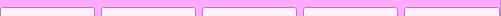
  <widget class="QFrame" name="frm4">
   <property name="geometry">
    <rect>
     <x>20</x>
     <y>610</y>
     <width>501</width>
     <height>16</height>
    </rect>
   </property>
   <property name="contextMenuPolicy">
    <enum>Qt::NoContextMenu</enum>
   </property>
   <property name="autoFillBackground">
    <bool>false</bool>
   </property>
   <property name="styleSheet">
    <string notr="true">background-color :rgb(255, 170, 255);
font-color:(255, 255, 0);
</string>
   </property>
   <property name="frameShape">
    <enum>QFrame::StyledPanel</enum>
   </property>
   <property name="frameShadow">
    <enum>QFrame::Raised</enum>
   </property>
   <widget class="QWidget" name="gridLayoutWidget_6">
    <property name="geometry">
     <rect>
      <x>0</x>
      <y>0</y>
      <width>500</width>
      <height>352</height>
     </rect>
    </property>
    <layout class="QGridLayout" name="gridLayout_6">
     <item row="0" column="0">
      <layout class="QVBoxLayout" name="verticalLayout_6">
       <item>
        <layout class="QHBoxLayout" name="horizontalLayout_27">
         <item>
          <layout class="QHBoxLayout" name="horizontalLayout_28">
           <item>
            <widget class="QPushButton" name="btnShoko">
             <property name="minimumSize">
              <size>
               <width>0</width>
               <height>80</height>
              </size>
             </property>
             <property name="sizeIncrement">
              <size>
               <width>0</width>
               <height>0</height>
              </size>
             </property>
             <property name="palette">
              <palette>
               <active>
                <colorrole role="WindowText">
                 <brush brushstyle="SolidPattern">
                  <color alpha="255">
                   <red>0</red>
                   <green>0</green>
                   <blue>0</blue>
                  </color>
                 </brush>
                </colorrole>
                <colorrole role="Button">
                 <brush brushstyle="SolidPattern">
                  <color alpha="255">
                   <red>255</red>
                   <green>170</green>
                   <blue>255</blue>
                  </color>
                 </brush>
                </colorrole>
                <colorrole role="Light">
                 <brush brushstyle="SolidPattern">
                  <color alpha="255">
                   <red>127</red>
                   <green>255</green>
                   <blue>127</blue>
                  </color>
                 </brush>
                </colorrole>
                <colorrole role="Midlight">
                 <brush brushstyle="SolidPattern">
                  <color alpha="255">
                   <red>63</red>
                   <green>255</green>
                   <blue>63</blue>
                  </color>
                 </brush>
                </colorrole>
                <colorrole role="Dark">
                 <brush brushstyle="SolidPattern">
                  <color alpha="255">
                   <red>0</red>
                   <green>127</green>
                   <blue>0</blue>
                  </color>
                 </brush>
                </colorrole>
                <colorrole role="Mid">
                 <brush brushstyle="SolidPattern">
                  <color alpha="255">
                   <red>0</red>
                   <green>170</green>
                   <blue>0</blue>
                  </color>
                 </brush>
                </colorrole>
                <colorrole role="Text">
                 <brush brushstyle="SolidPattern">
                  <color alpha="255">
                   <red>0</red>
                   <green>0</green>
                   <blue>0</blue>
                  </color>
                 </brush>
                </colorrole>
                <colorrole role="BrightText">
                 <brush brushstyle="SolidPattern">
                  <color alpha="255">
                   <red>255</red>
                   <green>255</green>
                   <blue>255</blue>
                  </color>
                 </brush>
                </colorrole>
                <colorrole role="ButtonText">
                 <brush brushstyle="SolidPattern">
                  <color alpha="255">
                   <red>0</red>
                   <green>0</green>
                   <blue>0</blue>
                  </color>
                 </brush>
                </colorrole>
                <colorrole role="Base">
                 <brush brushstyle="SolidPattern">
                  <color alpha="255">
                   <red>255</red>
                   <green>170</green>
                   <blue>255</blue>
                  </color>
                 </brush>
                </colorrole>
                <colorrole role="Window">
                 <brush brushstyle="SolidPattern">
                  <color alpha="255">
                   <red>255</red>
                   <green>170</green>
                   <blue>255</blue>
                  </color>
                 </brush>
                </colorrole>
                <colorrole role="Shadow">
                 <brush brushstyle="SolidPattern">
                  <color alpha="255">
                   <red>0</red>
                   <green>0</green>
                   <blue>0</blue>
                  </color>
                 </brush>
                </colorrole>
                <colorrole role="AlternateBase">
                 <brush brushstyle="SolidPattern">
                  <color alpha="255">
                   <red>127</red>
                   <green>255</green>
                   <blue>127</blue>
                  </color>
                 </brush>
                </colorrole>
                <colorrole role="ToolTipBase">
                 <brush brushstyle="SolidPattern">
                  <color alpha="255">
                   <red>255</red>
                   <green>255</green>
                   <blue>220</blue>
                  </color>
                 </brush>
                </colorrole>
                <colorrole role="ToolTipText">
                 <brush brushstyle="SolidPattern">
                  <color alpha="255">
                   <red>0</red>
                   <green>0</green>
                   <blue>0</blue>
                  </color>
                 </brush>
                </colorrole>
                <colorrole role="PlaceholderText">
                 <brush brushstyle="SolidPattern">
                  <color alpha="128">
                   <red>0</red>
                   <green>0</green>
                   <blue>0</blue>
                  </color>
                 </brush>
                </colorrole>
               </active>
               <inactive>
                <colorrole role="WindowText">
                 <brush brushstyle="SolidPattern">
                  <color alpha="255">
                   <red>0</red>
                   <green>0</green>
                   <blue>0</blue>
                  </color>
                 </brush>
                </colorrole>
                <colorrole role="Button">
                 <brush brushstyle="SolidPattern">
                  <color alpha="255">
                   <red>255</red>
                   <green>170</green>
                   <blue>255</blue>
                  </color>
                 </brush>
                </colorrole>
                <colorrole role="Light">
                 <brush brushstyle="SolidPattern">
                  <color alpha="255">
                   <red>127</red>
                   <green>255</green>
                   <blue>127</blue>
                  </color>
                 </brush>
                </colorrole>
                <colorrole role="Midlight">
                 <brush brushstyle="SolidPattern">
                  <color alpha="255">
                   <red>63</red>
                   <green>255</green>
                   <blue>63</blue>
                  </color>
                 </brush>
                </colorrole>
                <colorrole role="Dark">
                 <brush brushstyle="SolidPattern">
                  <color alpha="255">
                   <red>0</red>
                   <green>127</green>
                   <blue>0</blue>
                  </color>
                 </brush>
                </colorrole>
                <colorrole role="Mid">
                 <brush brushstyle="SolidPattern">
                  <color alpha="255">
                   <red>0</red>
                   <green>170</green>
                   <blue>0</blue>
                  </color>
                 </brush>
                </colorrole>
                <colorrole role="Text">
                 <brush brushstyle="SolidPattern">
                  <color alpha="255">
                   <red>0</red>
                   <green>0</green>
                   <blue>0</blue>
                  </color>
                 </brush>
                </colorrole>
                <colorrole role="BrightText">
                 <brush brushstyle="SolidPattern">
                  <color alpha="255">
                   <red>255</red>
                   <green>255</green>
                   <blue>255</blue>
                  </color>
                 </brush>
                </colorrole>
                <colorrole role="ButtonText">
                 <brush brushstyle="SolidPattern">
                  <color alpha="255">
                   <red>0</red>
                   <green>0</green>
                   <blue>0</blue>
                  </color>
                 </brush>
                </colorrole>
                <colorrole role="Base">
                 <brush brushstyle="SolidPattern">
                  <color alpha="255">
                   <red>255</red>
                   <green>170</green>
                   <blue>255</blue>
                  </color>
                 </brush>
                </colorrole>
                <colorrole role="Window">
                 <brush brushstyle="SolidPattern">
                  <color alpha="255">
                   <red>255</red>
                   <green>170</green>
                   <blue>255</blue>
                  </color>
                 </brush>
                </colorrole>
                <colorrole role="Shadow">
                 <brush brushstyle="SolidPattern">
                  <color alpha="255">
                   <red>0</red>
                   <green>0</green>
                   <blue>0</blue>
                  </color>
                 </brush>
                </colorrole>
                <colorrole role="AlternateBase">
                 <brush brushstyle="SolidPattern">
                  <color alpha="255">
                   <red>127</red>
                   <green>255</green>
                   <blue>127</blue>
                  </color>
                 </brush>
                </colorrole>
                <colorrole role="ToolTipBase">
                 <brush brushstyle="SolidPattern">
                  <color alpha="255">
                   <red>255</red>
                   <green>255</green>
                   <blue>220</blue>
                  </color>
                 </brush>
                </colorrole>
                <colorrole role="ToolTipText">
                 <brush brushstyle="SolidPattern">
                  <color alpha="255">
                   <red>0</red>
                   <green>0</green>
                   <blue>0</blue>
                  </color>
                 </brush>
                </colorrole>
                <colorrole role="PlaceholderText">
                 <brush brushstyle="SolidPattern">
                  <color alpha="128">
                   <red>0</red>
                   <green>0</green>
                   <blue>0</blue>
                  </color>
                 </brush>
                </colorrole>
               </inactive>
               <disabled>
                <colorrole role="WindowText">
                 <brush brushstyle="SolidPattern">
                  <color alpha="255">
                   <red>0</red>
                   <green>127</green>
                   <blue>0</blue>
                  </color>
                 </brush>
                </colorrole>
                <colorrole role="Button">
                 <brush brushstyle="SolidPattern">
                  <color alpha="255">
                   <red>255</red>
                   <green>170</green>
                   <blue>255</blue>
                  </color>
                 </brush>
                </colorrole>
                <colorrole role="Light">
                 <brush brushstyle="SolidPattern">
                  <color alpha="255">
                   <red>127</red>
                   <green>255</green>
                   <blue>127</blue>
                  </color>
                 </brush>
                </colorrole>
                <colorrole role="Midlight">
                 <brush brushstyle="SolidPattern">
                  <color alpha="255">
                   <red>63</red>
                   <green>255</green>
                   <blue>63</blue>
                  </color>
                 </brush>
                </colorrole>
                <colorrole role="Dark">
                 <brush brushstyle="SolidPattern">
                  <color alpha="255">
                   <red>0</red>
                   <green>127</green>
                   <blue>0</blue>
                  </color>
                 </brush>
                </colorrole>
                <colorrole role="Mid">
                 <brush brushstyle="SolidPattern">
                  <color alpha="255">
                   <red>0</red>
                   <green>170</green>
                   <blue>0</blue>
                  </color>
                 </brush>
                </colorrole>
                <colorrole role="Text">
                 <brush brushstyle="SolidPattern">
                  <color alpha="255">
                   <red>0</red>
                   <green>127</green>
                   <blue>0</blue>
                  </color>
                 </brush>
                </colorrole>
                <colorrole role="BrightText">
                 <brush brushstyle="SolidPattern">
                  <color alpha="255">
                   <red>255</red>
                   <green>255</green>
                   <blue>255</blue>
                  </color>
                 </brush>
                </colorrole>
                <colorrole role="ButtonText">
                 <brush brushstyle="SolidPattern">
                  <color alpha="255">
                   <red>0</red>
                   <green>127</green>
                   <blue>0</blue>
                  </color>
                 </brush>
                </colorrole>
                <colorrole role="Base">
                 <brush brushstyle="SolidPattern">
                  <color alpha="255">
                   <red>255</red>
                   <green>170</green>
                   <blue>255</blue>
                  </color>
                 </brush>
                </colorrole>
                <colorrole role="Window">
                 <brush brushstyle="SolidPattern">
                  <color alpha="255">
                   <red>255</red>
                   <green>170</green>
                   <blue>255</blue>
                  </color>
                 </brush>
                </colorrole>
                <colorrole role="Shadow">
                 <brush brushstyle="SolidPattern">
                  <color alpha="255">
                   <red>0</red>
                   <green>0</green>
                   <blue>0</blue>
                  </color>
                 </brush>
                </colorrole>
                <colorrole role="AlternateBase">
                 <brush brushstyle="SolidPattern">
                  <color alpha="255">
                   <red>0</red>
                   <green>255</green>
                   <blue>0</blue>
                  </color>
                 </brush>
                </colorrole>
                <colorrole role="ToolTipBase">
                 <brush brushstyle="SolidPattern">
                  <color alpha="255">
                   <red>255</red>
                   <green>255</green>
                   <blue>220</blue>
                  </color>
                 </brush>
                </colorrole>
                <colorrole role="ToolTipText">
                 <brush brushstyle="SolidPattern">
                  <color alpha="255">
                   <red>0</red>
                   <green>0</green>
                   <blue>0</blue>
                  </color>
                 </brush>
                </colorrole>
                <colorrole role="PlaceholderText">
                 <brush brushstyle="SolidPattern">
                  <color alpha="128">
                   <red>0</red>
                   <green>0</green>
                   <blue>0</blue>
                  </color>
                 </brush>
                </colorrole>
               </disabled>
              </palette>
             </property>
             <property name="autoFillBackground">
              <bool>false</bool>
             </property>
             <property name="text">
              <string>Shoko</string>
             </property>
            </widget>
           </item>
           <item>
            <widget class="QPushButton" name="btnKochen">
             <property name="minimumSize">
              <size>
               <width>80</width>
               <height>80</height>
              </size>
             </property>
             <property name="text">
              <string>Kochen</string>
             </property>
            </widget>
           </item>
           <item>
            <widget class="QPushButton" name="btnGatto">
             <property name="minimumSize">
              <size>
               <width>0</width>
               <height>80</height>
              </size>
             </property>
             <property name="text">
              <string>Gatto</string>
             </property>
            </widget>
           </item>
           <item>
            <widget class="QPushButton" name="pushButton_106">
             <property name="minimumSize">
              <size>
               <width>0</width>
               <height>80</height>
              </size>
             </property>
             <property name="text">
              <string>Snacks</string>
             </property>
            </widget>
           </item>
           <item>
            <widget class="QPushButton" name="pushButton_107">
             <property name="minimumSize">
              <size>
               <width>0</width>
               <height>80</height>
              </size>
             </property>
             <property name="text">
              <string>Alabama-Creme</string>
             </property>
            </widget>
           </item>
          </layout>
         </item>
        </layout>
       </item>
       <item>
        <layout class="QHBoxLayout" name="horizontalLayout_29">
         <item>
          <widget class="QPushButton" name="pushButton">
           <property name="minimumSize">
            <size>
             <width>0</width>
             <height>80</height>
            </size>
           </property>
           <property name="text">
            <string>Apfel-Tiramisu </string>
           </property>
          </widget>
         </item>
         <item>
          <widget class="QPushButton" name="btnApf_2">
           <property name="minimumSize">
            <size>
             <width>0</width>
             <height>80</height>
            </size>
           </property>
           <property name="text">
            <string>Apfel-Auflauf</string>
           </property>
          </widget>
         </item>
         <item>
          <widget class="QPushButton" name="btnErd_roma">
           <property name="minimumSize">
            <size>
             <width>0</width>
             <height>80</height>
            </size>
           </property>
           <property name="text">
            <string>Erdb-Romanow</string>
           </property>
          </widget>
         </item>
         <item>
          <widget class="QPushButton" name="btnGrie">
           <property name="minimumSize">
            <size>
             <width>0</width>
             <height>80</height>
            </size>
           </property>
           <property name="text">
            <string>Grießklößchen</string>
           </property>
          </widget>
         </item>
         <item>
          <widget class="QPushButton" name="btnPuff">
           <property name="minimumSize">
            <size>
             <width>0</width>
             <height>80</height>
            </size>
           </property>
           <property name="text">
            <string>Püfferjes</string>
           </property>
          </widget>
         </item>
        </layout>
       </item>
       <item>
        <layout class="QHBoxLayout" name="horizontalLayout_30">
         <item>
          <widget class="QPushButton" name="btnRued">
           <property name="minimumSize">
            <size>
             <width>0</width>
             <height>80</height>
            </size>
           </property>
           <property name="text">
            <string>Rüdesheimer</string>
           </property>
          </widget>
         </item>
         <item>
          <widget class="QPushButton" name="btnTiram">
           <property name="minimumSize">
            <size>
             <width>0</width>
             <height>80</height>
            </size>
           </property>
           <property name="text">
            <string>Tiramisu</string>
           </property>
          </widget>
         </item>
         <item>
          <widget class="QPushButton" name="btnSalBurg">
           <property name="minimumSize">
            <size>
             <width>0</width>
             <height>80</height>
            </size>
           </property>
           <property name="text">
            <string>Salzburger</string>
           </property>
          </widget>
         </item>
         <item>
          <widget class="QPushButton" name="btnPanCotte">
           <property name="minimumSize">
            <size>
             <width>0</width>
             <height>80</height>
            </size>
           </property>
           <property name="text">
            <string>Panna Cotta</string>
           </property>
          </widget>
         </item>
         <item>
          <widget class="QPushButton" name="pushButton_117">
           <property name="minimumSize">
            <size>
             <width>0</width>
             <height>80</height>
            </size>
           </property>
           <property name="text">
            <string>PushButton</string>
           </property>
          </widget>
         </item>
        </layout>
       </item>
       <item>
        <layout class="QHBoxLayout" name="horizontalLayout_31">
         <item>
          <widget class="QPushButton" name="btnKnua">
           <property name="minimumSize">
            <size>
             <width>0</width>
             <height>80</height>
            </size>
           </property>
           <property name="text">
            <string>Knuaffe</string>
           </property>
          </widget>
         </item>
         <item>
          <widget class="QPushButton" name="btnPuefferjes">
           <property name="minimumSize">
            <size>
             <width>0</width>
             <height>80</height>
            </size>
           </property>
           <property name="text">
            <string>Püfferjes</string>
           </property>
          </widget>
         </item>
         <item>
          <widget class="QPushButton" name="btnnew">
           <property name="minimumSize">
            <size>
             <width>0</width>
             <height>80</height>
            </size>
           </property>
           <property name="text">
            <string>PushButton</string>
           </property>
          </widget>
         </item>
         <item>
          <widget class="QPushButton" name="pushButton_121">
           <property name="minimumSize">
            <size>
             <width>0</width>
             <height>80</height>
            </size>
           </property>
           <property name="text">
            <string>PushButton</string>
           </property>
          </widget>
         </item>
         <item>
          <widget class="QPushButton" name="pushButton_122">
           <property name="minimumSize">
            <size>
             <width>0</width>
             <height>80</height>
            </size>
           </property>
           <property name="text">
            <string>PushButton</string>
           </property>
          </widget>
         </item>
        </layout>
       </item>
      </layout>
     </item>
    </layout>
   </widget>
  </widget>
